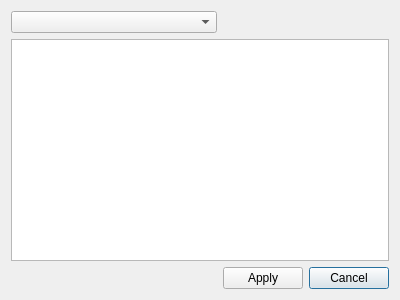
<?xml version="1.0" encoding="UTF-8"?>
<ui version="4.0">
 <class>ParamsDialog</class>
 <widget class="QDialog" name="ParamsDialog">
  <property name="geometry">
   <rect>
    <x>0</x>
    <y>0</y>
    <width>400</width>
    <height>300</height>
   </rect>
  </property>
  <property name="windowTitle">
   <string>Parameters</string>
  </property>
  <layout class="QGridLayout" name="gridLayout">
   <item row="2" column="2">
    <widget class="QPushButton" name="cancelButton">
     <property name="text">
      <string>Cancel</string>
     </property>
    </widget>
   </item>
   <item row="2" column="1">
    <widget class="QPushButton" name="applyButton">
     <property name="text">
      <string>Apply</string>
     </property>
    </widget>
   </item>
   <item row="1" column="0" colspan="3">
    <widget class="QTableWidget" name="tableWidget"/>
   </item>
   <item row="2" column="0">
    <spacer name="horizontalSpacer">
     <property name="orientation">
      <enum>Qt::Horizontal</enum>
     </property>
     <property name="sizeHint" stdset="0">
      <size>
       <width>217</width>
       <height>20</height>
      </size>
     </property>
    </spacer>
   </item>
   <item row="0" column="0">
    <widget class="QComboBox" name="parserComboBox"/>
   </item>
  </layout>
 </widget>
 <resources/>
 <connections>
  <connection>
   <sender>cancelButton</sender>
   <signal>clicked()</signal>
   <receiver>ParamsDialog</receiver>
   <slot>reject()</slot>
   <hints>
    <hint type="sourcelabel">
     <x>346</x>
     <y>267</y>
    </hint>
    <hint type="destinationlabel">
     <x>199</x>
     <y>149</y>
    </hint>
   </hints>
  </connection>
 </connections>
</ui>
